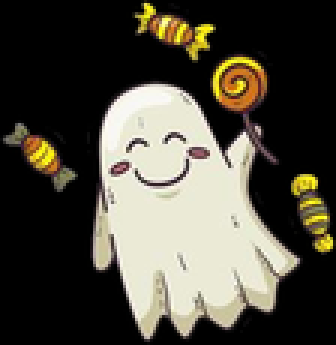
#> input picture PAK/7lab_Python/candy_ghost.png, 112 x 115 px, shrunk from 215 x 221 before the run (shown 3 times larger)
$ python main.py
#> lines starting #> are read from the running program, lines starting #| are printed output that depends on the picture
import numpy as np
import cv2
from matplotlib import pyplot as plt


def find_ghost(img_who, img_where, img_to_change):
    mmc = 10
    sift = cv2.SIFT_create()

    kp1, des1 = sift.detectAndCompute(img_who, None)
    kp2, des2 = sift.detectAndCompute(img_where, None)
    fik = 0
    index_params = dict(algorithm=fik, trees=5)
    search_params = dict(checks=50)
    flann = cv2.FlannBasedMatcher(index_params, search_params)
    matches = flann.knnMatch(des1, des2, k=2)

    good = []
    for lb, n in matches:
        if lb.distance < 0.7*n.distance:
            good.append(lb)

    if len(good) > mmc:
        src_pts = np.float32([kp1[m.queryIdx].pt for m in good]).reshape(-1, 1, 2)
        dst_pts = np.float32([kp2[m.trainIdx].pt for m in good]).reshape(-1, 1, 2)
        lb, mask = cv2.findHomography(src_pts, dst_pts, cv2.RANSAC, 5.0)
        h, w = img_who.shape
        pts = np.float32([[0, 0], [0, h-1], [w-1, h-1], [w-1, 0]]).reshape(-1, 1, 2)
        dst = cv2.perspectiveTransform(pts, lb)
        img_to_change = cv2.polylines(img_to_change, [np.int32(dst)], True, 255, 3, cv2.LINE_AA)

        a = dst[0][0]
        b = dst[1][0]
        c = dst[2][0]
        d = dst[3][0]

        mx = [max(a[0], b[0], c[0], d[0]), max(a[1], b[1], c[1], d[1])]
        mn = [min(a[0], b[0], c[0], d[0]), min(a[1], b[1], c[1], d[1])]

        for i in range(int(mn[0]), int(mx[0])):
            if i % 2 == 0:
                z = mx[1]
            else:
                z = mn[1]
            x = [[[i, z]]]
            dst = np.append(dst, x, axis=0)
        img_rect = cv2.polylines(img_where, [np.int32(dst)], True, 255, 3, cv2.LINE_AA)
        return 1, img_rect, img_to_change
    else:
        return 0, img_where, img_to_change


img1_2 = cv2.imread('candy_ghost.png', 0)
#> img1_2: shape (115, 112); min 0, max 253, mean 74
img1_3 = cv2.imread('pampkin_ghost.png', 0)
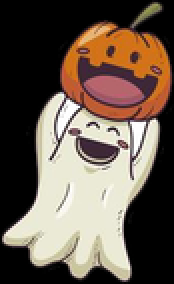
#> input picture PAK/7lab_Python/pampkin_ghost.png, 87 x 142 px, shrunk from 167 x 272 before the run (shown 2 times larger)
#> img1_3: shape (142, 87); min 0, max 255, mean 93.3
img1_1 = cv2.imread('scary_ghost.png', 0)
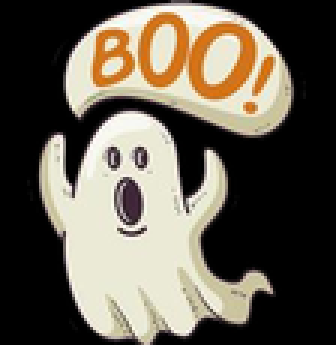
#> input picture PAK/7lab_Python/scary_ghost.png, 112 x 115 px, shrunk from 215 x 221 before the run (shown 3 times larger)
#> img1_1: shape (115, 112); min 0, max 254, mean 94.1
g = [img1_1, img1_2, img1_3]
img2 = cv2.imread('lab7.png', 0)
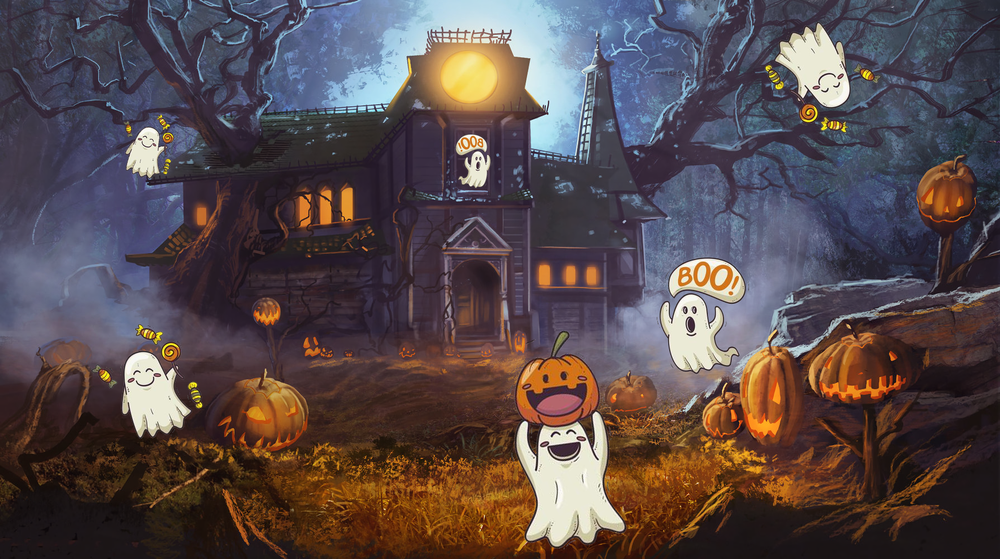
#> input picture PAK/7lab_Python/lab7.png, 1000 x 559 px, shrunk from 1920 x 1073 before the run
#> img2: shape (559, 1000); min 6, max 255, mean 77.9
img3 = cv2.imread('lab7.png', 0)
for p in g:
    while True:
        flag, img3, img2 = find_ghost(p, img3, img2)
        if flag == 0:
            flag, img3, img2 = find_ghost(cv2.flip(p, 1), img3, img2)
            if flag == 0:
                break
        plt.imshow(img2, 'gray'), plt.show()
#> this loop made 3 passes
#> pass 1, in find_ghost (call 3), `img_to_change = cv2.polylines(img_to_change, [np.int32(dst)], True, 25..`:
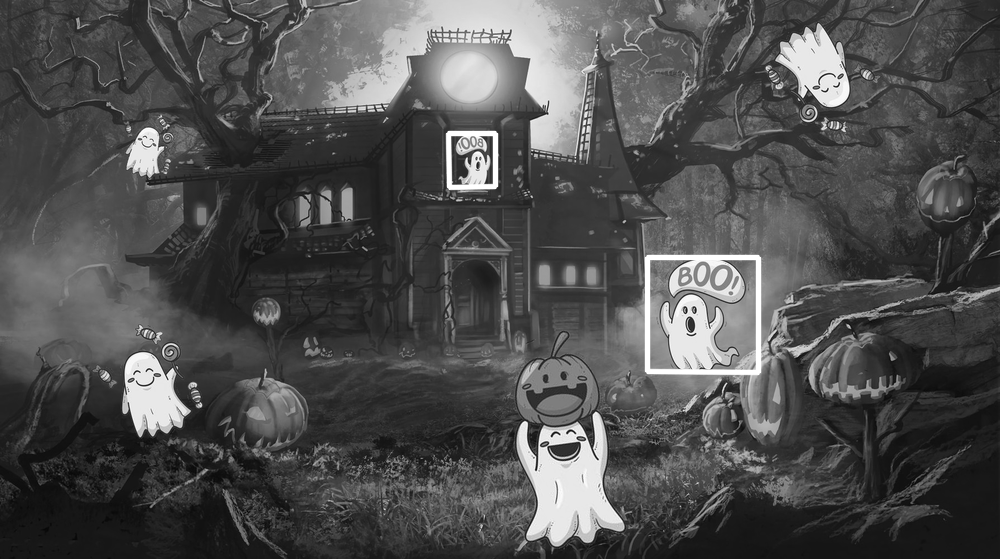
#> img_to_change: shape (559, 1000); min 6, max 255, mean 78.8
#> pass 1, in find_ghost (call 3), `img_rect = cv2.polylines(img_where, [np.int32(dst)], True, 255, 3, cv2..`:
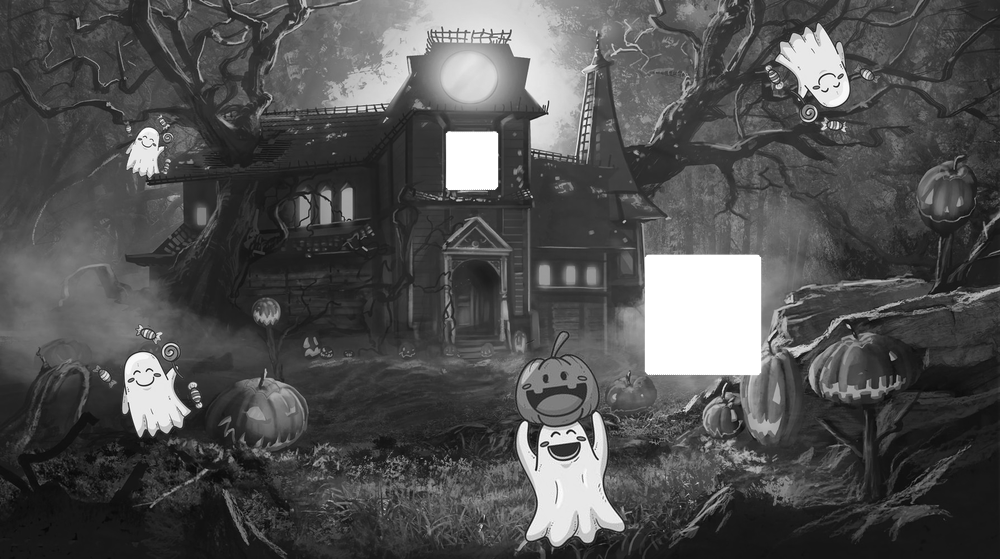
#> img_rect: shape (559, 1000); min 6, max 255, mean 81
#> after the loop:
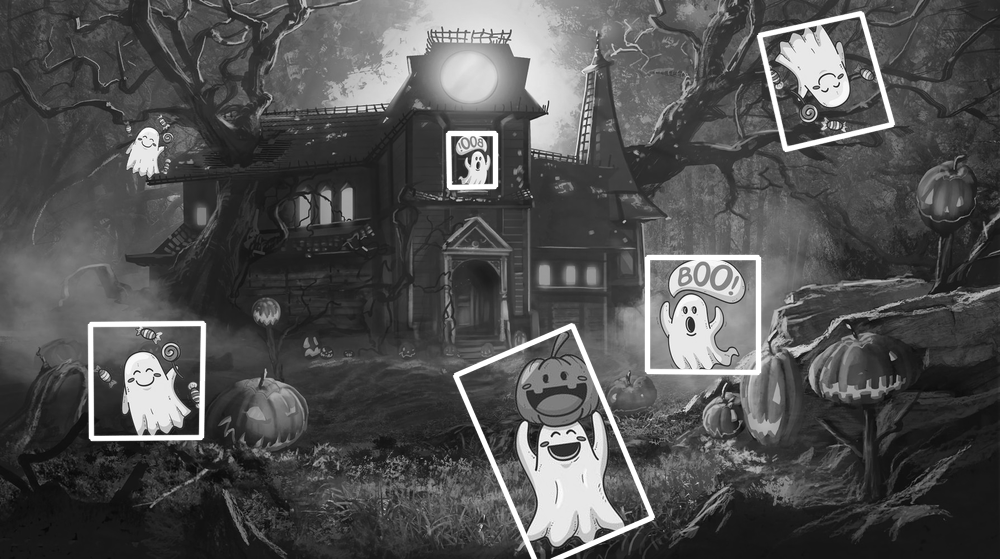
#> img2: shape (559, 1000); min 6, max 255, mean 81.5
#> after the loop:
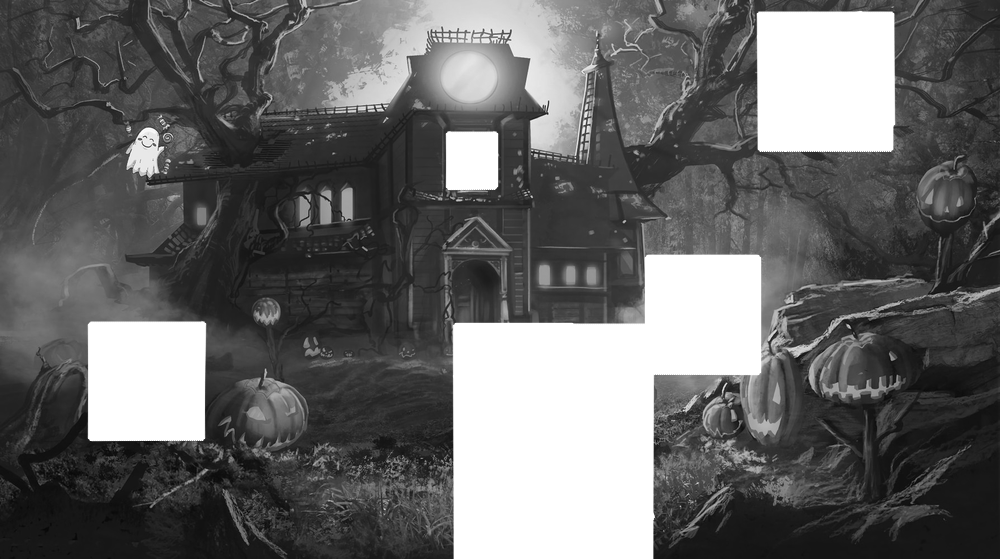
#> img3: shape (559, 1000); min 6, max 255, mean 102.6
